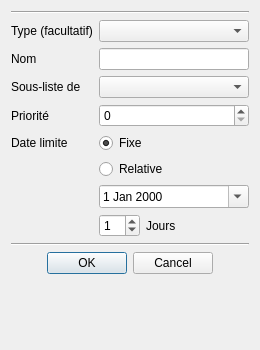
<?xml version="1.0" encoding="UTF-8"?>
<ui version="4.0">
 <class>ListForm</class>
 <widget class="QWidget" name="ListForm">
  <property name="geometry">
   <rect>
    <x>0</x>
    <y>0</y>
    <width>260</width>
    <height>350</height>
   </rect>
  </property>
  <property name="minimumSize">
   <size>
    <width>260</width>
    <height>350</height>
   </size>
  </property>
  <property name="windowTitle">
   <string>Form</string>
  </property>
  <layout class="QVBoxLayout" name="verticalLayout_2">
   <item>
    <layout class="QVBoxLayout" name="verticalLayout">
     <item>
      <widget class="Line" name="line">
       <property name="orientation">
        <enum>Qt::Horizontal</enum>
       </property>
      </widget>
     </item>
     <item>
      <layout class="QFormLayout" name="formLayout">
       <property name="fieldGrowthPolicy">
        <enum>QFormLayout::AllNonFixedFieldsGrow</enum>
       </property>
       <item row="0" column="0">
        <widget class="QLabel" name="templateChoiceLabel">
         <property name="text">
          <string>Type (facultatif)</string>
         </property>
        </widget>
       </item>
       <item row="0" column="1">
        <widget class="QComboBox" name="templateChoice"/>
       </item>
       <item row="1" column="0">
        <widget class="QLabel" name="listNameLabel">
         <property name="text">
          <string>Nom</string>
         </property>
        </widget>
       </item>
       <item row="1" column="1">
        <widget class="QLineEdit" name="listName"/>
       </item>
       <item row="4" column="0">
        <widget class="QLabel" name="timeLimitLabel">
         <property name="text">
          <string>Date limite</string>
         </property>
        </widget>
       </item>
       <item row="4" column="1">
        <widget class="QRadioButton" name="timeLimitChoiceAbsolute">
         <property name="text">
          <string>Fixe</string>
         </property>
         <property name="checked">
          <bool>true</bool>
         </property>
        </widget>
       </item>
       <item row="5" column="1">
        <widget class="QRadioButton" name="timeLimitChoiceRelative">
         <property name="text">
          <string>Relative</string>
         </property>
        </widget>
       </item>
       <item row="6" column="1">
        <widget class="QDateEdit" name="timeLimitAbsolute">
         <property name="calendarPopup">
          <bool>true</bool>
         </property>
        </widget>
       </item>
       <item row="7" column="1">
        <layout class="QFormLayout" name="formLayout_3">
         <property name="fieldGrowthPolicy">
          <enum>QFormLayout::AllNonFixedFieldsGrow</enum>
         </property>
         <item row="0" column="0">
          <widget class="QSpinBox" name="timeLimitRelative">
           <property name="value">
            <number>1</number>
           </property>
          </widget>
         </item>
         <item row="0" column="1">
          <widget class="QLabel" name="timeLimitRelativeLabel">
           <property name="text">
            <string>Jours</string>
           </property>
          </widget>
         </item>
        </layout>
       </item>
       <item row="3" column="1">
        <widget class="QSpinBox" name="priority"/>
       </item>
       <item row="3" column="0">
        <widget class="QLabel" name="priorityLabel">
         <property name="text">
          <string>Priorité</string>
         </property>
        </widget>
       </item>
       <item row="2" column="1">
        <widget class="QComboBox" name="subList"/>
       </item>
       <item row="2" column="0">
        <widget class="QLabel" name="subListLabel">
         <property name="text">
          <string>Sous-liste de</string>
         </property>
        </widget>
       </item>
      </layout>
     </item>
     <item>
      <widget class="Line" name="line_2">
       <property name="orientation">
        <enum>Qt::Horizontal</enum>
       </property>
      </widget>
     </item>
     <item>
      <widget class="QDialogButtonBox" name="acceptList">
       <property name="standardButtons">
        <set>QDialogButtonBox::Cancel|QDialogButtonBox::Ok</set>
       </property>
       <property name="centerButtons">
        <bool>true</bool>
       </property>
      </widget>
     </item>
    </layout>
   </item>
   <item>
    <spacer name="verticalSpacer">
     <property name="orientation">
      <enum>Qt::Vertical</enum>
     </property>
     <property name="sizeHint" stdset="0">
      <size>
       <width>20</width>
       <height>40</height>
      </size>
     </property>
    </spacer>
   </item>
  </layout>
 </widget>
 <resources/>
 <connections/>
</ui>
